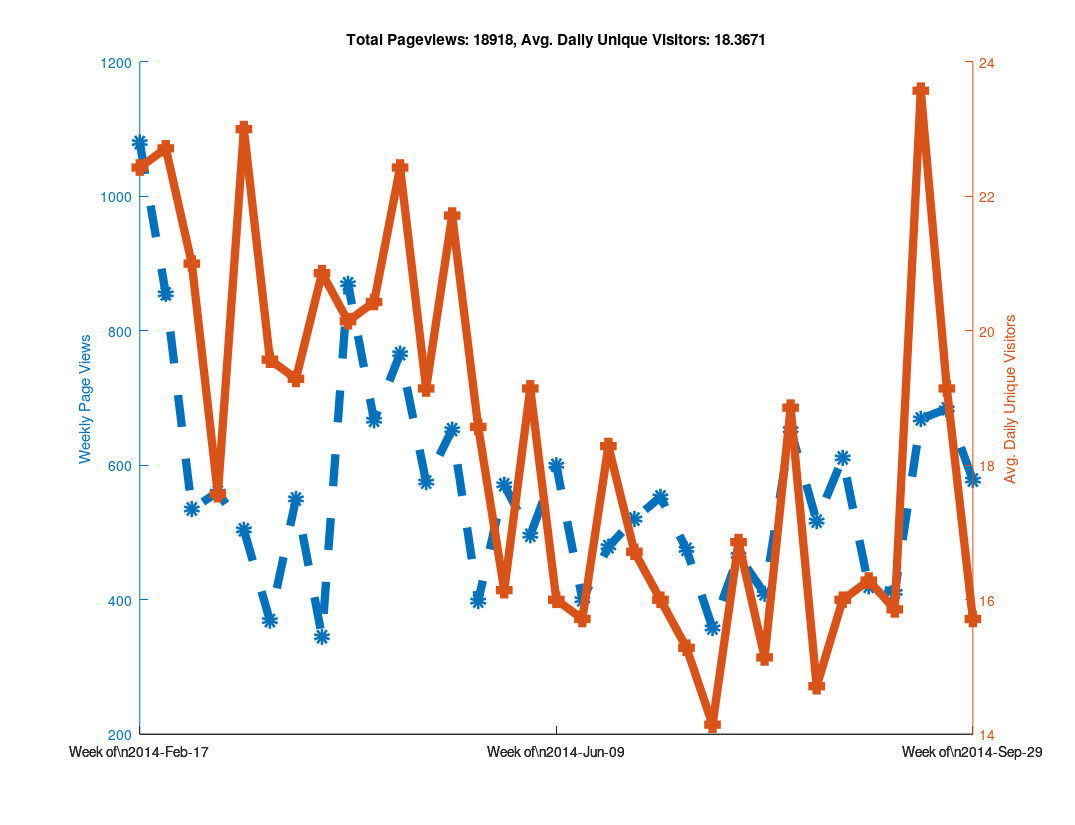
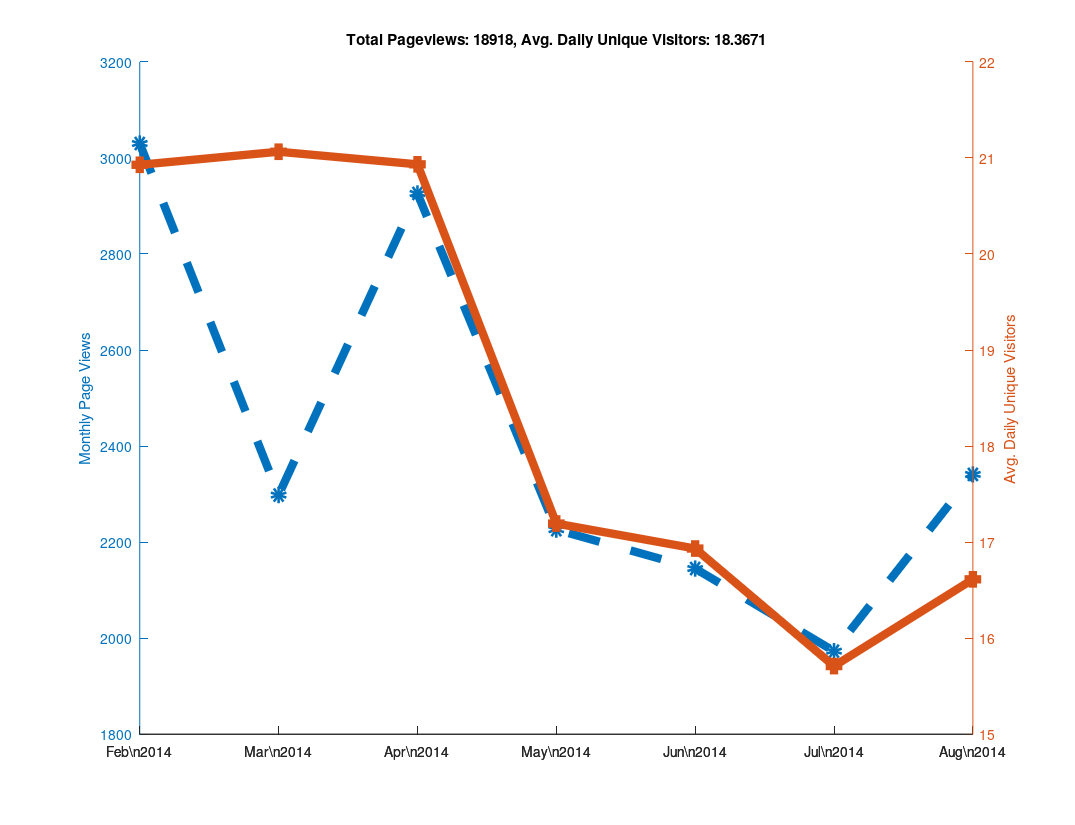

These figures' MATLAB source, in order:
clear all

% Github has a "traffic" page now, but it doesn't seem like you can
% put in an arbitrary date range?  When I looked at it, it showed the
% numbers of unique visitors and views for the last two weeks only...
% So as long as I check back at least once every two weeks I can keep
% a record of it?  Great...

% https://github.com/libMesh/libmesh/graphs/traffic

% Date, Views, Unique Visitors
data = {
    '2014-Feb-17', 274, 25
    '2014-Feb-18', 145, 30
    '2014-Feb-19', 129, 27
    '2014-Feb-20', 202, 24
    '2014-Feb-21', 240, 22
    '2014-Feb-22', 62,  17
    '2014-Feb-23', 28,  12
    '2014-Feb-24', 217, 19
    '2014-Feb-25', 90,  25
    '2014-Feb-26', 189, 36
    '2014-Feb-27', 112, 26
    '2014-Feb-28', 81,  20
    '2014-Mar-01', 113, 17
    '2014-Mar-02', 53,  16
    '2014-Mar-03', 41,  21
    '2014-Mar-04', 144, 35
    '2014-Mar-05', 51,  20
    '2014-Mar-06', 157, 25
    '2014-Mar-07', 50,  22
    '2014-Mar-08', 50,  11
    '2014-Mar-09', 42,  13
    '2014-Mar-10', 61,  16
    '2014-Mar-11', 27,  16
    '2014-Mar-12', 111, 20
    '2014-Mar-13', 66,  20
    '2014-Mar-14', 223, 25
    '2014-Mar-15', 46,   9
    '2014-Mar-16', 26,  17
    '2014-Mar-17', 80,  29
    '2014-Mar-18', 59,  30
    '2014-Mar-19', 85,  31
    '2014-Mar-20', 122, 18
    '2014-Mar-21', 61,  21
    '2014-Mar-22', 33,  18
    '2014-Mar-23', 64,  14
    '2014-Mar-24', 95,  24
    '2014-Mar-25', 75,  28
    '2014-Mar-26', 49,  18
    '2014-Mar-27', 57,  24
    '2014-Mar-28', 33,  16
    '2014-Mar-29', 41,  16
    '2014-Mar-30', 19,  11
    '2014-Mar-31', 52,  12
    '2014-Apr-01', 120, 21
    '2014-Apr-02', 68,  23
    '2014-Apr-03', 98,  28
    '2014-Apr-04', 77,  21
    '2014-Apr-05', 80,  15
    '2014-Apr-06', 55,  15
    '2014-Apr-07', 71,  31
    '2014-Apr-08', 84,  26
    '2014-Apr-09', 33,  18
    '2014-Apr-10', 32,  16
    '2014-Apr-11', 51,  20
    '2014-Apr-12', 25,  15
    '2014-Apr-13', 49,  20
    '2014-Apr-14', 120, 23
    '2014-Apr-15', 191, 27
    '2014-Apr-16', 219, 24
    '2014-Apr-17', 216, 30
    '2014-Apr-18', 63,  19
    '2014-Apr-19', 36,  11
    '2014-Apr-20', 25,   7
    '2014-Apr-21', 115, 24
    '2014-Apr-22', 128, 31
    '2014-Apr-23', 87,  25
    '2014-Apr-24', 108, 23
    '2014-Apr-25', 111, 20
    '2014-Apr-26', 89,   9
    '2014-Apr-27', 29,  11
    '2014-Apr-28', 177, 28
    '2014-Apr-29', 170, 27
    '2014-Apr-30', 183, 28
    '2014-May-01', 97,  25
    '2014-May-02', 64,  23
    '2014-May-03', 43,  12
    '2014-May-04', 32,  14
    '2014-May-05', 125, 28
    '2014-May-06', 68,  24
    '2014-May-07', 68,  19
    '2014-May-08', 114, 14
    '2014-May-09', 47,  20
    '2014-May-10', 139, 20
    '2014-May-11', 14,   9
    '2014-May-12', 90,  27
    '2014-May-13', 92,  22
    '2014-May-14', 197, 32
    '2014-May-15', 140, 26
    '2014-May-16', 59,  20
    '2014-May-17', 21,  9
    '2014-May-18', 54,  16
    '2014-May-19', 117, 28
    '2014-May-20', 47,  18
    '2014-May-21', 55,  19
    '2014-May-22', 77,  26
    '2014-May-23', 28,  12
    '2014-May-24', 38,  13
    '2014-May-25', 36,  14
    '2014-May-26', 44,  13
    '2014-May-27', 166, 24
    '2014-May-28', 139, 20
    '2014-May-29', 67,  25
    '2014-May-30', 73,  11
    '2014-May-31', 60,  9
    '2014-Jun-01', 22,  11
    '2014-Jun-02', 87,  18
    '2014-Jun-03', 103, 31
    '2014-Jun-04', 105, 27
    '2014-Jun-05', 74,  22
    '2014-Jun-06', 55,  16
    '2014-Jun-07', 53,  15
    '2014-Jun-08', 19,  5
    '2014-Jun-09', 91,  14
    '2014-Jun-10', 136, 19
    '2014-Jun-11', 104, 27
    '2014-Jun-12', 195, 22
    '2014-Jun-13', 51,  18
    '2014-Jun-14', 4,   4
    '2014-Jun-15', 19,  8
    '2014-Jun-16', 86,  19
    '2014-Jun-17', 60,  20
    '2014-Jun-18', 115, 25
    '2014-Jun-19', 73,  20
    '2014-Jun-20', 24,  12
    '2014-Jun-21', 12,  4
    '2014-Jun-22', 30,  10
    '2014-Jun-23', 106, 23
    '2014-Jun-24', 51,  16
    '2014-Jun-25', 115, 25
    '2014-Jun-26', 77,  24
    '2014-Jun-27', 91,  24
    '2014-Jun-28', 30,  9
    '2014-Jun-29', 9,   7
    '2014-Jun-30', 80,  25
    '2014-Jul-01', 118, 17
    '2014-Jul-02', 124, 18
    '2014-Jul-03', 103, 22
    '2014-Jul-04', 33,  11
    '2014-Jul-05', 37,  13
    '2014-Jul-06', 25,  11
    '2014-Jul-07', 147, 27
    '2014-Jul-08', 123, 14
    '2014-Jul-09', 75,  24
    '2014-Jul-10', 68,  16
    '2014-Jul-11', 103, 22
    '2014-Jul-12', 21,  6
    '2014-Jul-13', 16,  3
    '2014-Jul-14', 103, 24
    '2014-Jul-15', 86,  16
    '2014-Jul-16', 90,  20
    '2014-Jul-17', 92,  18
    '2014-Jul-18', 70,  17
    '2014-Jul-19', 27,  8
    '2014-Jul-20',  7,  4
    '2014-Jul-21', 66,  19
    '2014-Jul-22', 63,  16
    '2014-Jul-23', 56,  14
    '2014-Jul-24', 110, 19
    '2014-Jul-25', 27,  14
    '2014-Jul-26', 9,   8
    '2014-Jul-27', 27,  9
    '2014-Jul-28', 73,  23
    '2014-Jul-29', 136, 22
    '2014-Jul-30', 25,  14
    '2014-Jul-31', 113, 29
    '2014-Aug-01', 68,  20
    '2014-Aug-02', 34,  5
    '2014-Aug-03', 17,  5
    '2014-Aug-04', 28,  17
    '2014-Aug-05', 66,  15
    '2014-Aug-06', 62,  24
    '2014-Aug-07', 123, 17
    '2014-Aug-08', 92,  19
    '2014-Aug-09', 29,  9
    '2014-Aug-10', 9,   5
    '2014-Aug-11', 75,  17
    '2014-Aug-12', 108, 19
    '2014-Aug-13', 173, 25
    '2014-Aug-14', 109, 28
    '2014-Aug-15', 46,  17
    '2014-Aug-16', 33,  11
    '2014-Aug-17', 109, 15
    '2014-Aug-18', 154, 20
    '2014-Aug-19', 143, 23
    '2014-Aug-20', 54,  10
    '2014-Aug-21', 31,  19
    '2014-Aug-22', 86,  16
    '2014-Aug-23', 30,  7
    '2014-Aug-24', 19,  8
    '2014-Aug-25', 135, 18
    '2014-Aug-26', 140, 20
    '2014-Aug-27', 81,  23
    '2014-Aug-28', 87,  21
    '2014-Aug-29', 40,  11
    '2014-Aug-30', 102, 11
    '2014-Aug-31', 26,  8
    '2014-Sep-01', 37,  11
    '2014-Sep-02', 64,  11
    '2014-Sep-03', 52,  19
    '2014-Sep-04', 172, 37
    '2014-Sep-05', 42,  13
    '2014-Sep-06', 29,  15
    '2014-Sep-07', 24,  8
    '2014-Sep-08', 56,  13
    '2014-Sep-09', 87,  25
    '2014-Sep-10', 80,  14
    '2014-Sep-11', 82,  22
    '2014-Sep-12', 53,  18
    '2014-Sep-13', 22,  9
    '2014-Sep-14', 31,  10
    '2014-Sep-15', 99,  28
    '2014-Sep-16', 174, 32
    '2014-Sep-17', 137, 24
    '2014-Sep-18', 96,  30
    '2014-Sep-19', 84,  25
    '2014-Sep-20', 45,  15
    '2014-Sep-21', 34,  11
    '2014-Sep-22', 57,  21
    '2014-Sep-23', 130, 19
    '2014-Sep-24', 169, 30
    '2014-Sep-25', 195, 29
    '2014-Sep-26', 82,  17
    '2014-Sep-27', 32,  10
    '2014-Sep-28', 19,  8
    '2014-Sep-29', 71,  15
    '2014-Sep-30', 45,  18
    '2014-Oct-01', 136, 19
    '2014-Oct-02', 132, 19
    '2014-Oct-03', 127, 20
    '2014-Oct-04', 61,  15
    '2014-Oct-05', 6,   4
    '2014-Oct-06', 72,  16
    '2014-Oct-07', 98,  26
    '2014-Oct-08', 33,  17
    '2014-Oct-09', 65,  10
    '2014-Oct-10', 39,  17
    '2014-Oct-11', 14,  8
    };

% Github now tracks the total number of clones and unique cloners
clone_data = {
    '2014-Aug-03', 0,  0
    '2014-Aug-04', 10, 6
    '2014-Aug-05', 7,  7
    '2014-Aug-06', 21, 14
    '2014-Aug-07', 11, 9
    '2014-Aug-08', 9,  8
    '2014-Aug-09', 2,  2
    '2014-Aug-10', 2,  2
    '2014-Aug-11', 8,  6
    '2014-Aug-12', 9,  8
    '2014-Aug-13', 19, 11
    '2014-Aug-14', 9,  7
    '2014-Aug-15', 5,  5
    '2014-Aug-16', 5,  2
    '2014-Aug-17', 5,  5
    '2014-Aug-18', 10, 8
    '2014-Aug-19', 9,  8
    '2014-Aug-20', 3,  3
    '2014-Aug-21', 12, 8
    '2014-Aug-22', 3,  3
    '2014-Aug-23', 2,  2
    '2014-Aug-24', 3,  3
    '2014-Aug-25', 8,  5
    '2014-Aug-26', 7,  7
    '2014-Aug-27', 9,  8
    '2014-Aug-28', 19, 12
    '2014-Aug-29', 18, 14
    '2014-Aug-30', 1,  1
    '2014-Aug-31', 1,  1
    '2014-Sep-01', 6,  5
    '2014-Sep-02', 9,  8
    '2014-Sep-03', 5,  4
    '2014-Sep-04', 9,  8
    '2014-Sep-05', 3,  3
    '2014-Sep-06', 1,  1
    '2014-Sep-07', 2,  2
    '2014-Sep-08', 9,  9
    '2014-Sep-09', 16, 10
    '2014-Sep-10', 9,  8
    '2014-Sep-11', 9,  7
    '2014-Sep-12', 5,  3
    '2014-Sep-13', 5,  5
    '2014-Sep-14', 9,  7
    '2014-Sep-15', 8,  7
    '2014-Sep-16', 12, 8
    '2014-Sep-17', 19, 11
    '2014-Sep-18', 15, 11
    '2014-Sep-19', 16, 8
    '2014-Sep-20', 0,  0
    '2014-Sep-21', 4,  4
    '2014-Sep-22', 4,  3
    '2014-Sep-23', 19, 14
    '2014-Sep-24', 13, 11
    '2014-Sep-25', 26, 15
    '2014-Sep-26', 10, 9
    '2014-Sep-27', 1,  1
    '2014-Sep-28', 1,  1
    '2014-Sep-29', 10, 9
    '2014-Sep-30', 11, 5
    '2014-Oct-01', 15, 13
    '2014-Oct-02', 14, 13
    '2014-Oct-03', 15, 13
    '2014-Oct-04', 7,  7
    '2014-Oct-05', 2,  2
    '2014-Oct-06', 10, 8
    '2014-Oct-07', 38, 24
    '2014-Oct-08', 19, 16
    '2014-Oct-09', 27, 14
    '2014-Oct-10', 30, 18
    '2014-Oct-11', 8,  7
    };

% length works like you would expect it to for cell arrays.
N=length(data);

% A cell array of strings holding just the dates
dates = {data{:,1}};

% Note the extra square brackets!  This seems to be required (at least
% in Octave) to catch the output of data{:,2} as an array.
views = [data{:,2}];
visitors = [data{:,3}];



% 1.) Make daily plot - You can do this, but it gets a bit hard to read

%% % Can't plot string data automatically?
%% x=linspace(1,N,N);
%%
%% % Only way to set linestyles with plotyy is after the fact, apparently.
%% % plotyy returns the axis handle first, followed by the two plot handles.
%% clf;
%% hold on;
%% [haxis, h1, h2] = plotyy(x, views, x, visitors);
%%
%% % Label the axes
%% ylabel (haxis(1), 'Daily Page Views');
%% ylabel (haxis(2), 'Daily Unique Visitors');
%%
%% % Totaling unique visitors doesn't really mean much...
%% title (['Total Pageviews: ', num2str(sum(views)), ', Avg. Daily Unique Visitors: ', num2str(mean(visitors))]);
%%
%% % Make thick lines - this looks better in PDF
%% set([h1, h2], 'linewidth', 6);
%%
%% % Turn on markers
%% set(h1, 'marker', 'o');
%% set(h2, 'marker', 's');
%%
%% % Set marker size
%% set([h1, h2], 'markersize', 6);
%%
%% % Make dashed line?  Aquaterm doesn't seem to properly display this, but it
%% % does work in the PDF!
%% set(h1, 'linestyle', '--');
%%
%% % Set the xticks and labels so that it shows dates instead of numbers.
%% xticksat = [1 length(x)];
%% set(haxis, 'xtick', xticksat);
%%
%% for i=1:length(xticksat)
%%   xtlabels{i} = data{xticksat(i), 1};
%% end
%% set(haxis, 'xticklabel', xtlabels);
%%
%% % Print to PDF
%% set (gcf, "paperposition", [0.25, 0.25, 10.75, 8.25]);
%% set (gcf, "papersize", [11, 8.5]);
%% set (gcf, "paperorientation", 'landscape');
%%
%% % Make a PDF of this plot.
%% print('-dpdf', 'github_traffic.pdf', '-FHelvetica:20');



% 2.) Make weekly plot - the data is naturally week-periodic
week_indexes = 1:7:N;

% Get total views and average unique viewers for each week
week_views = [];
week_visitors = [];
  for i=1:length(week_indexes)-1
  start = week_indexes(i);
  stop = week_indexes(i+1) - 1;
  week_views(end+1) = sum(views(start:stop));
  week_visitors(end+1) = mean(visitors(start:stop));
end

clf;
hold on;

x=linspace(1, length(week_views), length(week_views));
[haxis, h1, h2] = plotyy(x, week_views, x, week_visitors);

% Label the axes
ylabel (haxis(1), 'Weekly Page Views');
ylabel (haxis(2), 'Avg. Daily Unique Visitors');

% Totaling unique visitors doesn't really mean much...
title (['Total Pageviews: ', num2str(sum(views)), ', Avg. Daily Unique Visitors: ', num2str(mean(visitors))]);

% Make thick lines - this looks better in PDF
set([h1, h2], 'linewidth', 6);

% Turn on markers
set(h1, 'marker', 'o');
set(h2, 'marker', 's');

% Set marker size
set([h1, h2], 'markersize', 6);

% Make dashed line?  Aquaterm doesn't seem to properly display this, but it
% does work in the PDF!
set(h1, 'linestyle', '--');

% Set the xticks and labels so that it shows dates instead of numbers.
xticksat = [1 ceil(length(x)/2) length(x)];
set(haxis, 'xtick', xticksat);

for i=1:length(xticksat)
  xtlabels{i} = ['Week of\n', data{week_indexes(xticksat(i)), 1}];
end
set(haxis, 'xticklabel', xtlabels);

% Print to PDF
set (gcf, "papersize", [11, 8.5]);
set (gcf, "paperorientation", 'landscape');

% I was using these paper settings in older versions of Octave, but
% they changed in 3.8.0
is_380 = strcmp(version(), '3.8.0');

if (!is_380)
  set (gcf, "paperposition", [0.25, 0.25, 10.75, 8.25]);
else
  % In Octave 3.8.0, the default paperposition is [0.25000, 2.50000, 8.00000, 6.00000],
  % the third number makes the plot taller instead of wider!
  set (gcf, "paperposition", [0.25, 0.25, 8.0, 10.5]);
end

% Make a PDF of this plot.
print('-dpdf', 'weekly_github_traffic.pdf', '-FHelvetica:20');



% 3.) Make monthly plot

month_intervals = {'2014-Feb-17', '2014-Mar-17', '2014-Apr-17', '2014-May-17', '2014-Jun-17', '2014-Jul-17', '2014-Aug-17', '2014-Sep-17'};

% Numerical indexes of the month intervals
month_indexes = [];

for i=1:length(month_intervals)
  % Calling 'strcmp' on a cell array of strings returns an array of 0s
  % and 1s, then 'find' returns the non-zero index.  The 'end' keyword
  % is used to append to the array.
  month_indexes(end+1) = find(strcmp(month_intervals{i}, dates));
end

% Get total views and average unique viewers for each month
month_views = [];
month_visitors = [];
  for i=1:length(month_indexes)-1
  start = month_indexes(i);
  stop = month_indexes(i+1) - 1;
  month_views(end+1) = sum(views(start:stop));
  month_visitors(end+1) = mean(visitors(start:stop));
end

clf;
hold on;
x=linspace(1, length(month_views), length(month_views));
[haxis, h1, h2] = plotyy(x, month_views, x, month_visitors);

% Label the axes
ylabel (haxis(1), 'Monthly Page Views');
ylabel (haxis(2), 'Avg. Daily Unique Visitors');

% Add title
title (['Total Pageviews: ', num2str(sum(views)), ', Avg. Daily Unique Visitors: ', num2str(mean(visitors))]);

% Make thick lines - this looks better in PDF
set([h1, h2], 'linewidth', 6);

% Turn on markers
set(h1, 'marker', 'o');
set(h2, 'marker', 's');

% Set marker size
set([h1, h2], 'markersize', 6);

% Make dashed line?  Aquaterm doesn't seem to properly display this, but it
% does work in the PDF!
set(h1, 'linestyle', '--');

% Set the xticks and labels.
n_months = length(x);

% Label every month
xticksat = 1:n_months;

% Label a subset of the months.  For an odd number of months, label
% the center tick, otherwise label the first and last month only.
% if (mod(n_months,2) == 0)
%   xticksat = [1 n_months];
% else
%   xticksat = [1 ceil(n_months/2) n_months];
% end
% set(haxis, 'xtick', xticksat);

% Label the ticks with months
for i=1:length(xticksat)
  date_string = data{month_indexes(xticksat(i)), 1};
  % Extract month and year from date string
  month = date_string(6:end-3);
  year = date_string(1:4);
  xtlabels{i} = [month, '\n', year];
end
set(haxis, 'xticklabel', xtlabels);

% Set up the paper orientation and size
set (gcf, "papersize", [11, 8.5]);
set (gcf, "paperorientation", 'landscape');

if (!is_380)
  set (gcf, "paperposition", [0.25, 0.25, 10.75, 8.25]);
else
  % In Octave 3.8.0, the default paperposition is [0.25000, 2.50000, 8.00000, 6.00000],
  % the third number makes the plot taller instead of wider!
  set (gcf, "paperposition", [0.25, 0.25, 8.0, 10.5]);
end

% Make a PDF of the monthly data.
print('-dpdf', 'monthly_github_traffic.pdf', '-FHelvetica:20');
